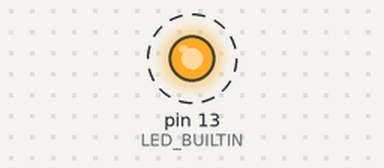
Bench run of a sketch on a simulated Arduino Uno, built with avr-gcc and run on an emulated ATmega328P. On the bench: output pins drawn as LEDs (lit = HIGH). Dashed ring = blinking. What the sketch prints to the serial monitor is not drawn.

Above: at 0.3 s.
Timing chart, 0 to 4.6 s (numbered marks = the images above):
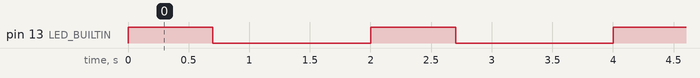

The sketch:

1.4.2.ino
```cpp
void setup() {
  // initialize digital pin LED_BUILTIN as an output.
  Serial.begin(115200);
  pinMode(LED_BUILTIN, OUTPUT);

}


void loop() {
  Serial.println("[Binome 14 - Allouche & Randrianarisoa] Led ON");
  digitalWrite(LED_BUILTIN, HIGH);
  delay(700);        // 14*50
  Serial.println("[Binome 14 - Allouche & Randrianarisoa] Led OFF");
  digitalWrite(LED_BUILTIN, LOW);

  delay(1300);     //2000-700
}
```

Measured:
- by itself, pin 13 (LED_BUILTIN): alternates HIGH for 0.70 s and LOW for 1.3 s
